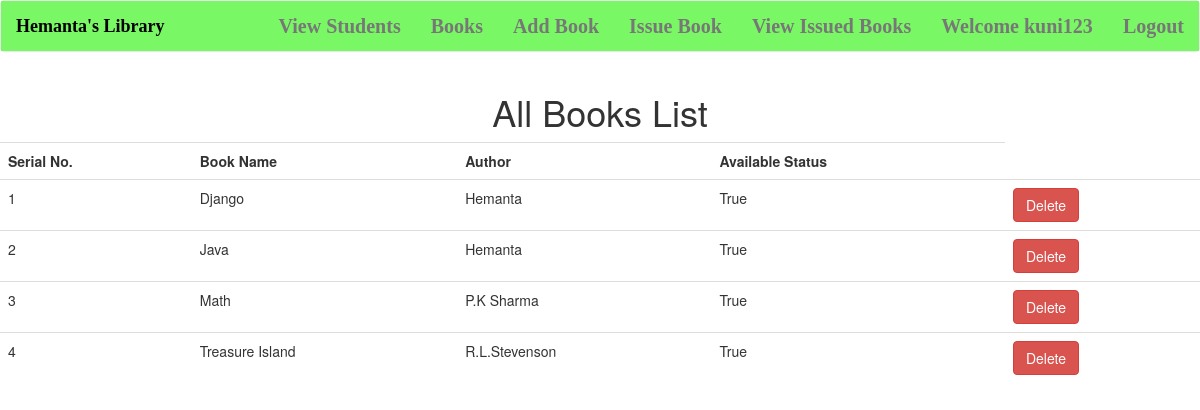
Screenshot of /viewbook (signed in) with the database file from the repository.
### library_app/models.py (models this page shows, shortened)
class BookList(models.Model):
    Book_name = models.CharField(max_length=100)
    author = models.CharField(max_length=100)
    available = models.BooleanField()

### library_app/views.py (the view)
# urls.py: path('viewbook',views.view_book,name='viewbook'),
@login_required
def view_book(request):
    books=BookList.objects.all()
    return render(request,'app_template/viewbook.html',{
        'book':books
    })

### library_app/templates/app_template/viewbook.html (shortened to what this page needs)
{% extends 'app_template/adminsite.html'%}
    {% block body %}
        {% if book %}
            <div class="container mt-4">
                <h1 class="text-center">All Books List</h1>
            </div>
            <table class="table table-hover" id="example">
                <tr>
                    <th>Serial No.</th>
                    <th>Book Name</th>
                    <th>Author</th>
                    <th>Available Status</th>
                </tr>
                {% for data in book %}
                    <tr>
                        <td>{{forloop.counter}}</td>
                        <td>{{data.Book_name}}</td>
                        <td>{{data.author}}</td>
                        <td>{{data.available}}</td>
                        <td><a href="/deletebook/{{data.name}}" class="btn btn-danger" onclick="return confirm('Are you sure you want to delete this book?')">Delete</a></td>
                    </tr>
                {% endfor %}
            </table>
        {% endif %}
    {% endblock %}

### library_app/templates/app_template/adminsite.html (shortened to what this page needs)
{%load static %}
<!DOCTYPE html>
<html lang = 'en-us'>
    <head>
        <link rel="stylesheet" href="https://stackpath.bootstrapcdn.com/bootstrap/3.4.1/css/bootstrap.min.css"
>
        <link href = "{% static 'CssFile/adminpage.css' %}" rel = 'stylesheet'>
    </head>
    <body>
        <nav class="navbar navbar-default">
            <div class="container-fluid">
            <div class="navbar-header">
                <a class="navbar-brand" href="http://127.0.0.1:8000/">Hemanta's Library</a>
            </div>
            <ul class="nav navbar-nav navbar-right">
                <li><a href="{% url 'viewstudents' %}">View Students</a></li>
                <li><a href="{% url 'viewbook' %}">Books</a></li>
                <li><a href="{% url 'addbook' %}">Add Book</a></li>
                <li><a href="{% url 'IssueBook'%}">Issue Book</a></li>
                <li><a href="{% url 'issuedbook'%}">View Issued Books</a></li>
                <li><a href="#">Welcome {{request.user}}</a></li>
                <li><a href="{% url 'logout' %}">Logout</a></li>
            </ul>
            </div>
        </nav>
        {% block body %}
        {% endblock %}
    </body>
</html>

### library_app/static/CssFile/adminpage.css (style rules this page uses)
.container-fluid { background-color: rgb(122, 247, 100); }
.navbar-header .navbar-brand { color:black; font-family: Harrington; font-weight: bold; }
ul li { color:rgb(44, 30, 243); font-family: Bell MT; font-weight: bold; color:black; font-size: 20px; }

### rows the page displays
BookList: Book_name "Django", author "Hemanta", available "True"
BookList: Book_name "Java", author "Hemanta", available "True"
BookList: Book_name "Math", author "P.K Sharma", available "True"
BookList: Book_name "Treasure Island", author "R.L.Stevenson", available "True"

### other values shown
{{ request.user }} "kuni123"
